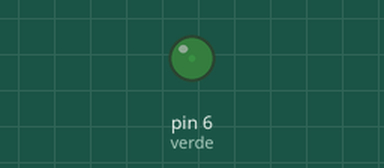
A sketch run on a simulated Arduino Uno, built with avr-gcc and run on an emulated ATmega328P. Parts: output pins drawn as LEDs (lit = HIGH).

Above: at 0.05 s.
At 2.5 s:
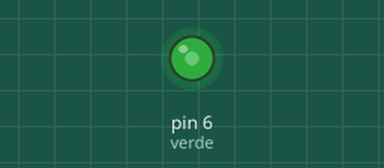
At 3.75 s:
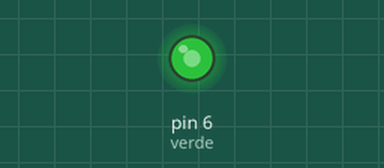
At 5.0 s:
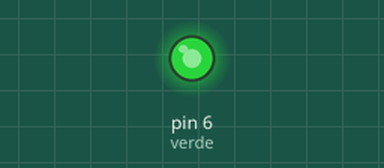
Timing chart, 0 to 9.1 s (numbered marks = the images above):
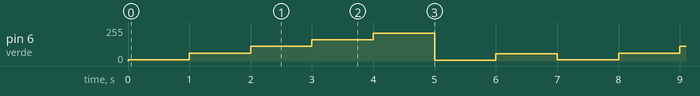

The sketch:

1_led.ino
```cpp
int verde=6;
//tiene que ser un pion pwm para poder mostrar distintas intensidades
void setup() {
  pinMode(verde,OUTPUT);
  // put your setup code here, to run once:

}

void loop() {
   analogWrite(verde,10);
   delay(1000);
   analogWrite(verde,60);
   delay(1000);
   analogWrite(verde,110);
   delay(1000);
   analogWrite(verde,160);
   delay(1000);
   analogWrite(verde,210);
   delay(1000);
   analogWrite(verde,260);
   delay(1000);
   analogWrite(verde,310);
   delay(1000);
  // put your main code here, to run repeatedly:

}
```

Measured:
- by itself, pin 6 (verde): repeats every 7.0 s: 60/255 1.0 s, 110/255 1.0 s, 160/255 1.0 s, 210/255 1.0 s, 4/255 1.0 s, 54/255 1.0 s, 10/255 1.0 s
